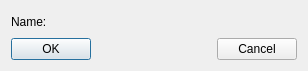
<?xml version="1.0" encoding="UTF-8"?>
<ui version="4.0">
 <class>GeometryDeleteDialog</class>
 <widget class="QDialog" name="GeometryDeleteDialog">
  <property name="geometry">
   <rect>
    <x>0</x>
    <y>0</y>
    <width>308</width>
    <height>71</height>
   </rect>
  </property>
  <property name="windowTitle">
   <string>Dialog</string>
  </property>
  <layout class="QGridLayout" name="gridLayout">
   <item row="0" column="0">
    <widget class="QLabel" name="label">
     <property name="text">
      <string>Name:</string>
     </property>
    </widget>
   </item>
   <item row="0" column="1" colspan="3">
    <widget class="QLabel" name="label_Name">
     <property name="text">
      <string/>
     </property>
    </widget>
   </item>
   <item row="1" column="0" colspan="2">
    <widget class="QPushButton" name="pushButton_OK">
     <property name="text">
      <string>OK</string>
     </property>
    </widget>
   </item>
   <item row="1" column="2">
    <spacer name="horizontalSpacer">
     <property name="orientation">
      <enum>Qt::Horizontal</enum>
     </property>
     <property name="sizeHint" stdset="0">
      <size>
       <width>125</width>
       <height>20</height>
      </size>
     </property>
    </spacer>
   </item>
   <item row="1" column="3">
    <widget class="QPushButton" name="pushButton_Cancel">
     <property name="text">
      <string>Cancel</string>
     </property>
    </widget>
   </item>
  </layout>
 </widget>
 <resources/>
 <connections/>
</ui>
